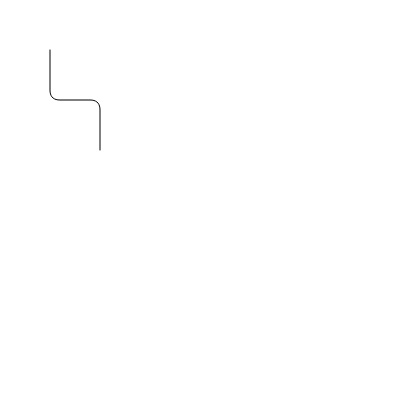
Frame 1 (no input)
Frame 60 (no input): identical to frame 1, image omitted
Frame 120 (the mouse pressed at the canvas centre since frame 60): identical to frame 1, image omitted

The p5.js sketch that drew this single still picture (run headless with seeded random() and noise() and a simulated clock; from frame 60 on, the mouse is pressed at the canvas centre):

// p5.js sketch
// ── sketch.js
function drawBezierFromPointsArray(points, curveSize = 10, resolution = 10) {
  if (points.length < 3) {
    console.error("Need at least 3 points to draw a Bezier curve");
    return;
  }

  let drawPoints = [];
  drawPoints.push(points[0]);

  for (let i = 1; i < points.length - 1; i++) {
    let targetPoint = points[i];
    let targetDir = p5.Vector.sub(points[i], points[i - 1]).normalize();
    let dstToTarget = p5.Vector.dist(points[i], points[i - 1]);
    let dstToCurveStart = Math.max(dstToTarget - curveSize, dstToTarget / 2);

    let nextTarget = points[i + 1];
    let nextTargetDir = p5.Vector.sub(points[i + 1], points[i]).normalize();
    let nextLineLength = p5.Vector.dist(points[i + 1], points[i]);

    let curveStartPoint = p5.Vector.add(points[i - 1], targetDir.mult(dstToCurveStart));
    let curveEndPoint = p5.Vector.add(targetPoint, nextTargetDir.mult(Math.min(curveSize, nextLineLength / 2)));

    for (let j = 0; j < resolution; j++) {
      let t = j / (resolution - 1);
      let a = p5.Vector.lerp(curveStartPoint, targetPoint, t);
      let b = p5.Vector.lerp(targetPoint, curveEndPoint, t);
      let p = p5.Vector.lerp(a, b, t);

      if (drawPoints.length === 0 || p.dist(drawPoints[drawPoints.length - 1]) > 0.001) {
        drawPoints.push(p);
      }
    }
  }
  drawPoints.push(points[points.length - 1]);

  noFill();
  beginShape();
  for (let p of drawPoints) {
    vertex(p.x, p.y);
  }
  endShape();
}

let points = []
// Example usage
function setup() {
  createCanvas(400, 400);
  let p1 = createVector(50, 50)
  let p2 = createVector(50, 100)
  let p3 = createVector(100, 100)
  let p4 = createVector(100, 150)
  points = [
    p1, p2, p3, p4
  ];

  drawBezierFromPointsArray(points);

  
}

function mouseClicked(){
  points.push(createVector(mouseX, mouseY))
}

function draw() {
  // No continuous drawing needed
  background(255)
  drawBezierFromPointsArray(points, 10);

}
